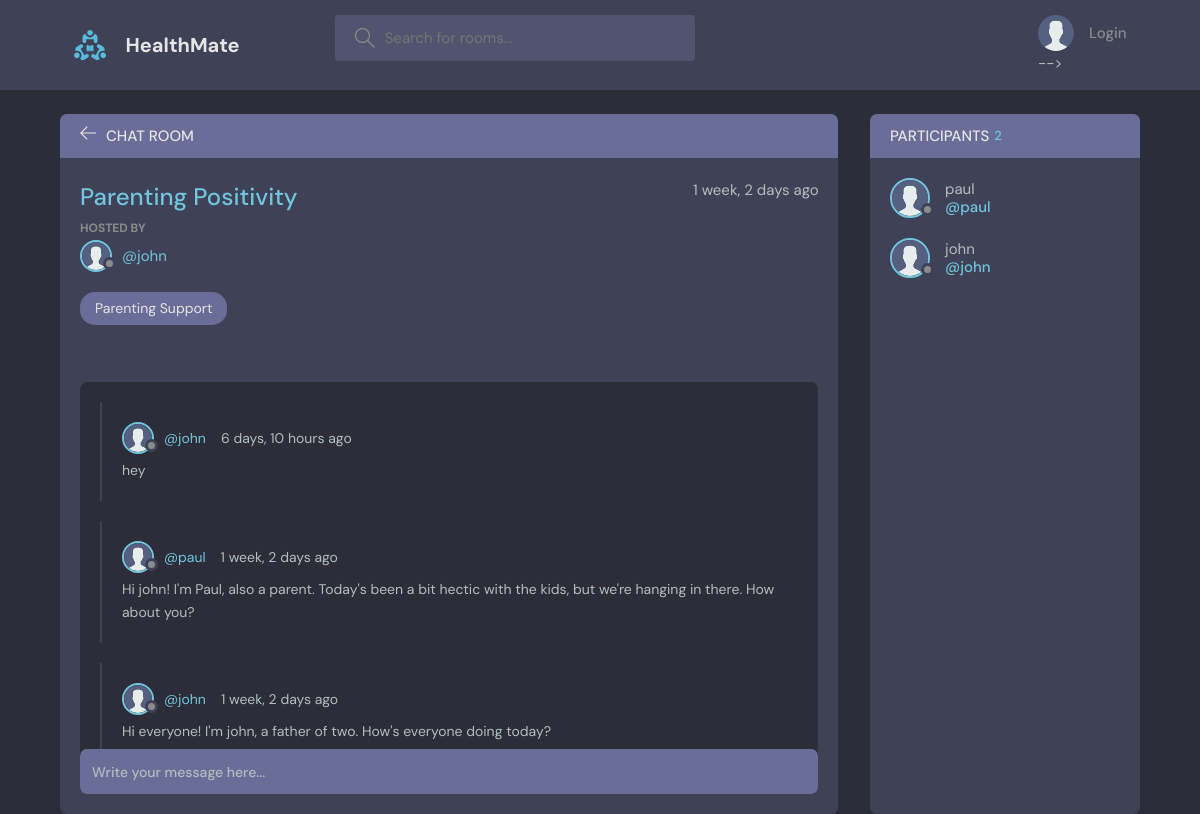
Page /room/4 on the committed database.
### base/models.py (models this page shows, shortened)
class Room(models.Model):
    host = models.ForeignKey(User, on_delete=models.SET_NULL, null=True)
    topic = models.ForeignKey(Topic, on_delete=models.SET_NULL, null=True)
    name=models.CharField(max_length=100)
    description=models.TextField(null=True,blank=True)
    participants=models.ManyToManyField(User, related_name='participants', blank=True)
    updated = models.DateTimeField(auto_now=True)
    created = models.DateTimeField(auto_now_add=True)
    class Meta:
        ordering = ['-updated','-created']

class User(AbstractUser):
    name = models.CharField(max_length=200, null=True)
    email = models.EmailField(unique=True)
    bio = models.TextField(null=True)
    avatar = models.ImageField(null=True, default="avatar.svg")
    USERNAME_FIELD = 'email'
    REQUIRED_FIELDS = []

class Topic(models.Model):
    name=models.CharField(max_length=200)
    def __str__(self):
        return self.name

class Message(models.Model):
    user = models.ForeignKey(User, on_delete=models.CASCADE)
    room = models.ForeignKey(Room, on_delete=models.CASCADE)
    body = models.TextField()
    updated = models.DateTimeField(auto_now=True)
    created = models.DateTimeField(auto_now_add=True)
    class Meta:
        ordering = ['-updated','-created']

### base/views.py (the view, shortened to what this page needs)
# urls.py: path('room/<str:pk>' , views.room , name="room"),
def room(request , pk):
    room = Room.objects.get(id=pk)
    room_messages = room.message_set.all().order_by('-created')
    participants = room.participants.all()
    context = {
        'room':room,
        'room_messages':room_messages,
        'participants': participants
    }
    return render(request , 'base/room.html',context)

### base/templates/base/room.html (shortened to what this page needs)
{% extends 'main.html' %}
{% block content %}
    <main class="profile-page layout layout--2">
      <div class="container">
        <div class="room">
          <div class="room__top">
            <div class="room__topLeft">
              <a href="{% url 'home' %}">
                <svg version="1.1" xmlns="http://www.w3.org/2000/svg" width="32" height="32" viewBox="0 0 32 32">
                  <title>arrow-left</title>
                  <path
                    d="M13.723 2.286l-13.723 13.714 13.719 13.714 1.616-1.611-10.96-10.96h27.625v-2.286h-27.625l10.965-10.965-1.616-1.607z"
                  ></path>
                </svg>
              </a>
              <h3>Chat Room</h3>
            </div>
          </div>
          <div class="room__box scroll">
            <div class="room__header scroll">
              <div class="room__info">
                <h3>{{room.name}}</h3>
                <span>{{room.created|timesince}} ago</span>
              </div>
              <div class="room__hosted">
                <p>Hosted By</p>
                <a href="{% url 'user-profile' room.host.id %}" class="room__author">
                  <div class="avatar avatar--small">
                    <img src="{{room.host.avatar.url}}" />
                  </div>
                  <span>@{{room.host.username}}</span>
                </a>
              </div>
              <span class="room__topics">{{room.topic}}</span>
            </div>
            <div class="room__conversation">
              <div class="threads scroll">
                {% for message in room_messages %}
                <div class="thread">
                  <div class="thread__top">
                    <div class="thread__author">
                      <a href="{% url 'user-profile' message.user.id %}" class="thread__authorInfo">
                        <div class="avatar avatar--small">
                          <img src="{{message.user.avatar.url}}" />
                        </div>
                        <span>@{{message.user.username}}</span>
                      </a>
                      <span class="thread__date">{{message.created|timesince}} ago</span>
                    </div>
                  </div>
                  <div class="thread__details">
                    {{message.body}}
                  </div>
                </div>
                {% endfor %}
              </div>
            </div>
          </div>
          <div class="room__message">
            <form action="" method='POST'>
              <input name="body" placeholder="Write your message here..." />
            </form>
          </div>
        </div>
        <div class="participants">
          <h3 class="participants__top">Participants <span>{{participants.count}}</span></h3>
          <div class="participants__list scroll">
            {% for user in participants %}
            <a href="{% url 'user-profile' user.id %}" class="participant">
              <div class="avatar avatar--medium">
                <img src="{{user.avatar.url}}" />
              </div>
              <p>
                {{user.username}}
                <span>@{{user.username}}</span>
              </p>
            </a>
            {% endfor %}
          </div>
        </div>
      </div>
    </main>
    {% endblock %}

### rows in the picture
Room: name "Parenting Positivity", created "1 week, 2 days", host.avatar (placeholder picture), host.username "john", topic "Parenting Support"
Message: user.avatar (placeholder picture), user.username "john", created "6 days, 10 hours", body "hey"
Message: user.avatar (placeholder picture), user.username "paul", created "1 week, 2 days", body "Hi john! I'm Paul, also a parent. Today's been a bit hectic with the kids, but we're hanging in there. How about you?"
Message: user.avatar (placeholder picture), user.username "john", created "1 week, 2 days", body "Hi everyone! I'm john, a father of two. How's everyone doing today?"
User: avatar (placeholder picture), username "paul"
User: avatar (placeholder picture), username "john"

### other values in the picture
{{ participants.count }} "2"
